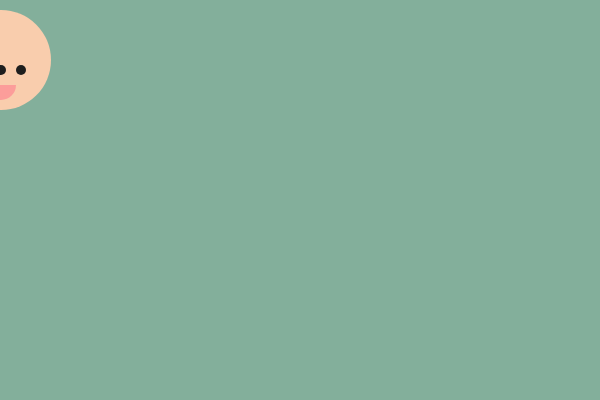
Frame 1 (no input)
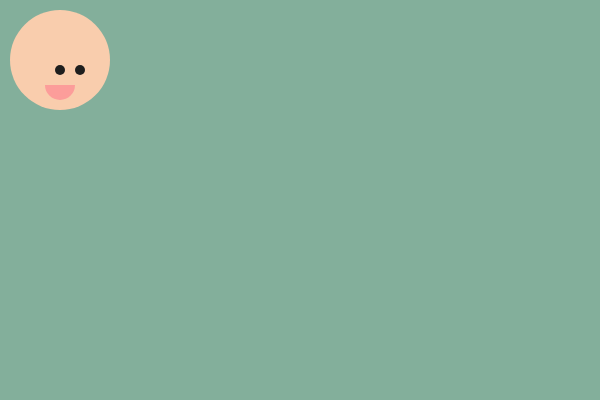
Frame 60 (no input)
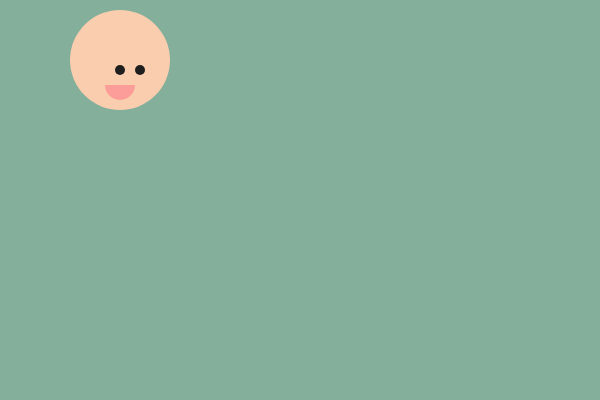
Frame 120 (the mouse pressed at the canvas centre since frame 60)

The p5.js sketch that drew these frames (run headless with seeded random() and noise() and a simulated clock; from frame 60 on, the mouse is pressed at the canvas centre):

// p5.js sketch
// ── sketch.js
var x, y;
var speedX, speedY;

function setup() {
  createCanvas(600, 400);
  noStroke();
  
  x = 0;
  y = 60; 
  speedX = 1;
  speedY = 0;
}

function draw() {
  background(131, 175, 155);
  x = x + speedX;
  y = y + speedY; 
  
  translate(x, y);

  //Face
  fill(249,205,173);//rosy beige
  ellipse(0, 0, 100, 100);

  //Eye 1
  fill(30);//dark gray
  ellipse(0, 10, 10, 10);

  //Eye 2
  ellipse(20, 10, 10, 10);

  //Mouth
  fill(252,157,154);//light pink
  arc(0, 25, 30, 30, 0, radians(180), PIE); 
}

function keyPressed() {
  if (key === 'J') { //move left
    speedX = -1;
    speedY = 0;
  } 
  else if (key === 'L') { //move right
    speedX = 1;
    speedY = 0;
  }
  else if (key === 'I') { //move up
    speedX = 0;
    speedY = -1;
  }
  else if (key === 'K') { //move down
    speedX = 0;
    speedY = 1;
  }
}
